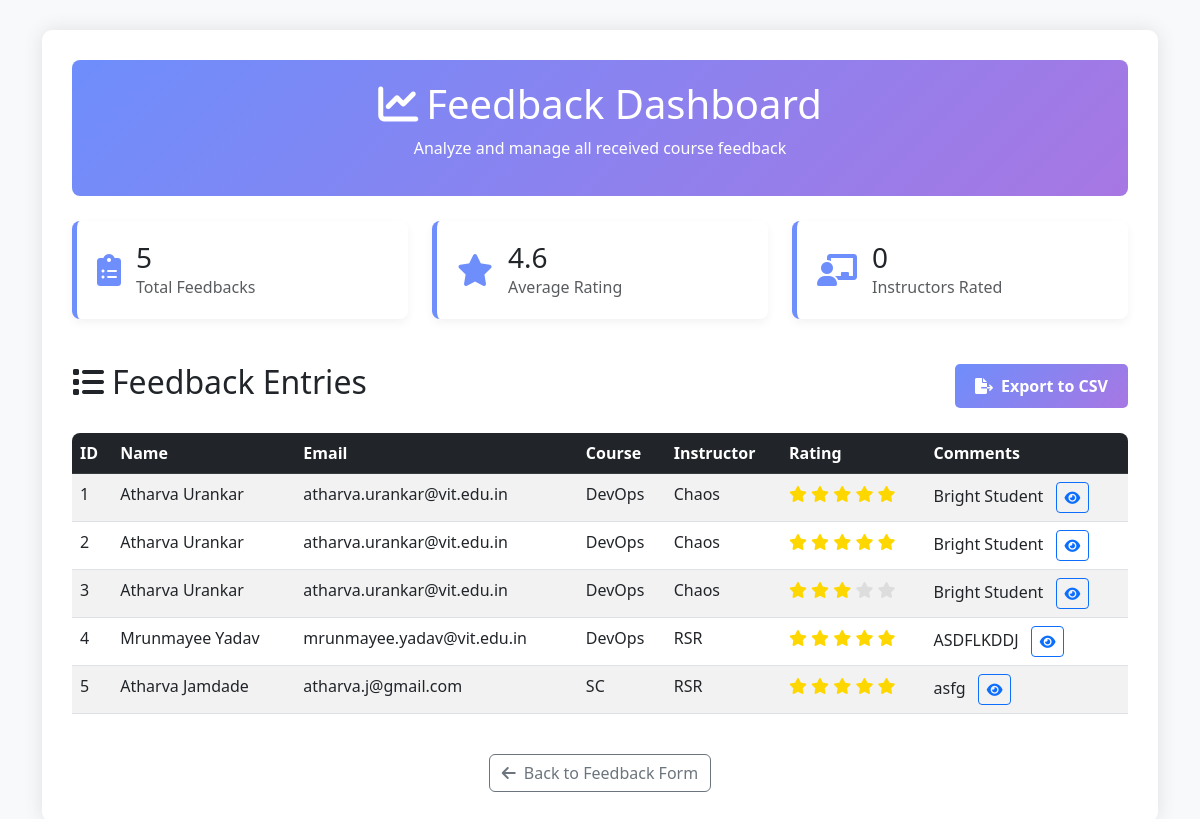
Page /dashboard on the earlier database version.
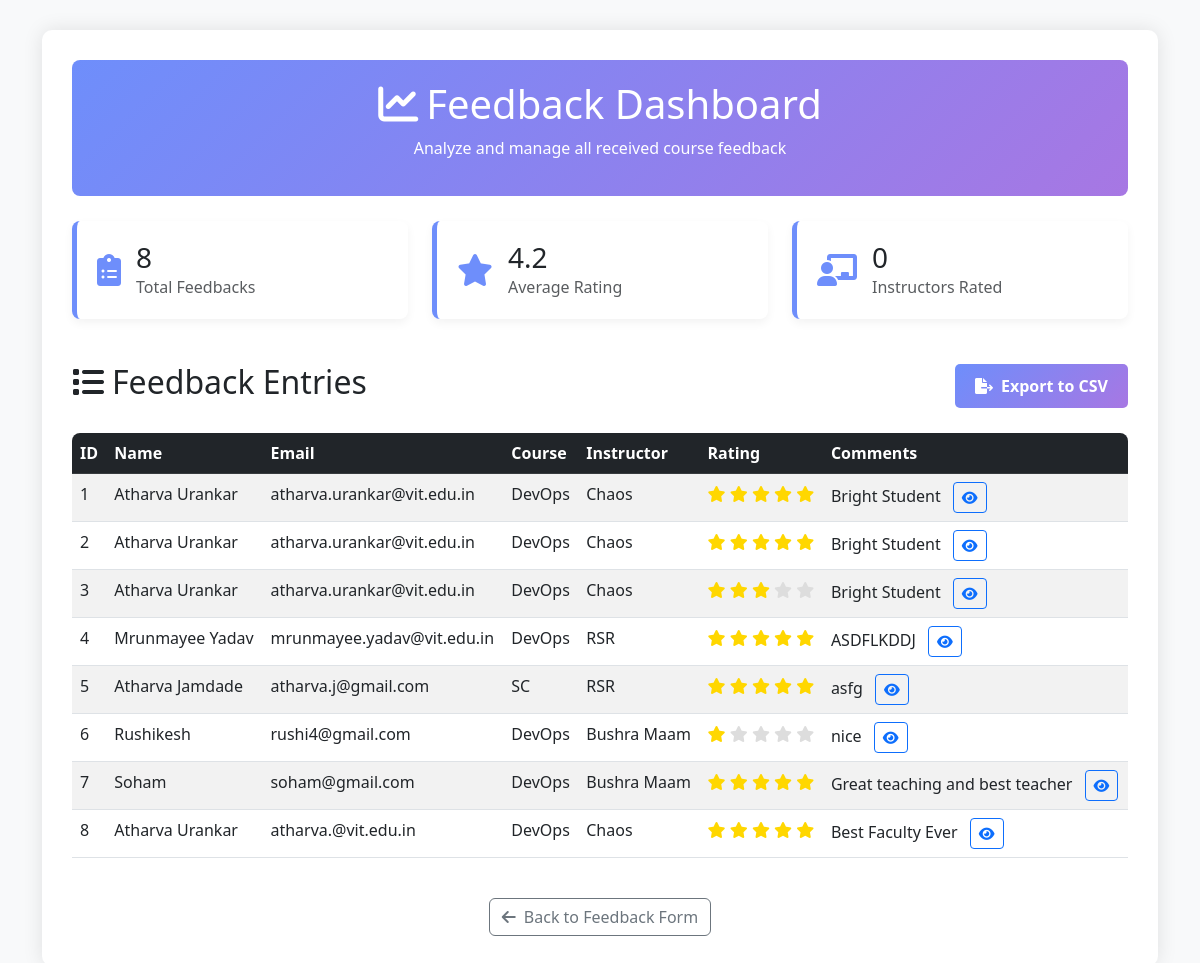
Same page on the later database version.
### tables this page shows
CREATE TABLE feedback (
                        id INTEGER PRIMARY KEY AUTOINCREMENT,
                        name TEXT,
                        email TEXT,
                        course TEXT,
                        instructor TEXT,
                        rating INTEGER,
                        comments TEXT
                    );

### app.py (the view)
@app.route('/dashboard')
def dashboard():
    conn = sqlite3.connect('feedback.db')
    cursor = conn.cursor()
    cursor.execute("SELECT * FROM feedback")
    feedbacks = cursor.fetchall()
    conn.close()
    return render_template('dashboard.html', feedbacks=feedbacks)

### templates/dashboard.html (shortened to what this page needs)
<!DOCTYPE html>
<html lang="en">
<head>
    <link href="https://cdn.jsdelivr.net/npm/bootstrap@5.3.0/dist/css/bootstrap.min.css" rel="stylesheet">
    <link href="https://cdnjs.cloudflare.com/ajax/libs/font-awesome/6.0.0/css/all.min.css" rel="stylesheet">
    <link href="https://cdn.datatables.net/1.11.5/css/dataTables.bootstrap5.min.css" rel="stylesheet">
</head>
<body>
    <div class="container">
        <div class="dashboard-container">
            <div class="header">
                <h1><i class="fas fa-chart-line me-2"></i>Feedback Dashboard</h1>
                <p>Analyze and manage all received course feedback</p>
            </div>
            <div class="row mb-4">
                <div class="col-md-4">
                    <div class="stats-card">
                        <div class="d-flex align-items-center">
                            <div class="stats-icon">
                                <i class="fas fa-clipboard-list"></i>
                            </div>
                            <div>
                                <h3 class="mb-0">{{ feedbacks|length }}</h3>
                                <p class="text-muted mb-0">Total Feedbacks</p>
                            </div>
                        </div>
                    </div>
                </div>
                <div class="col-md-4">
                    <div class="stats-card">
                        <div class="d-flex align-items-center">
                            <div class="stats-icon">
                                <i class="fas fa-star"></i>
                            </div>
                            <div>
                                <h3 class="mb-0">
                                    {% set total = namespace(value=0) %}
                                    {% for feedback in feedbacks %}
                                        {% set total.value = total.value + feedback[5]|int %}
                                    {% endfor %}
                                    {% if feedbacks|length > 0 %}
                                        {{ "%.1f"|format(total.value / feedbacks|length) }}
                                    {% else %}
                                        0
                                    {% endif %}
                                </h3>
                                <p class="text-muted mb-0">Average Rating</p>
                            </div>
                        </div>
                    </div>
                </div>
                <div class="col-md-4">
                    <div class="stats-card">
                        <div class="d-flex align-items-center">
                            <div class="stats-icon">
                                <i class="fas fa-chalkboard-teacher"></i>
                            </div>
                            <div>
                                <h3 class="mb-0">
                                    {% set instructors = [] %}
                                    {% for feedback in feedbacks %}
                                        {% if feedback[4] not in instructors %}
                                            {% set instructors = instructors + [feedback[4]] %}
                                        {% endif %}
                                    {% endfor %}
                                    {{ instructors|length }}
                                </h3>
                                <p class="text-muted mb-0">Instructors Rated</p>
                            </div>
                        </div>
                    </div>
                </div>
            </div>
            <div class="d-flex justify-content-between align-items-center mb-4">
                <h2><i class="fas fa-list me-2"></i>Feedback Entries</h2>
                <a href="/export" class="btn btn-export" role="button" aria-label="Export to CSV">
                    <i class="fas fa-file-export me-2"></i>Export to CSV
                </a>
            </div>
            <div class="table-responsive">
                <table id="feedbackTable" class="table table-striped table-hover">
                    <thead class="table-dark">
                        <tr>
                            <th>ID</th>
                            <th>Name</th>
                            <th>Email</th>
                            <th>Course</th>
                            <th>Instructor</th>
                            <th>Rating</th>
                            <th>Comments</th>
                        </tr>
                    </thead>
                    <tbody>
                        {% for feedback in feedbacks %}
                            <tr>
                                <td>{{ feedback[0] }}</td>
                                <td>{{ feedback[1] }}</td>
                                <td>{{ feedback[2] }}</td>
                                <td>{{ feedback[3] }}</td>
                                <td>{{ feedback[4] }}</td>
                                <td>
                                    <div class="rating-stars">
                                        {% for i in range(1, 6) %}
                                            {% if i <= feedback[5]|int %}
                                                <i class="fas fa-star"></i>
                                            {% else %}
                                                <i class="fas fa-star empty-star"></i>
                                            {% endif %}
                                        {% endfor %}
                                    </div>
                                </td>
                                <td>
                                    <span class="comment-text" title="{{ feedback[6] }}">{{ feedback[6] }}</span>
                                    <button type="button" class="btn btn-sm btn-outline-primary ms-2" data-bs-toggle="modal" data-bs-target="#commentModal{{ feedback[0] }}" aria-label="View comment">
                                        <i class="fas fa-eye"></i>
                                    </button>
                                </td>
                            </tr>
                        {% endfor %}
                    </tbody>
                </table>
            </div>
            <div class="mt-4 text-center">
                <a href="/" class="btn btn-outline-secondary" role="button" aria-label="Back to feedback form">
                    <i class="fas fa-arrow-left me-2"></i>Back to Feedback Form
                </a>
            </div>
        </div>
    </div>
</body>
</html>

### templates/dashboard.html (style rules this page uses)
body { background-color: #f8f9fa; font-family: 'Segoe UI', Tahoma, Geneva, Verdana, sans-serif; }
.dashboard-container { background-color: white; border-radius: 10px; box-shadow: 0 0 20px rgba(0, 0, 0, 0.1); padding: 30px; margin-top: 30px; margin-bottom: 30px; }
.header { background: linear-gradient(135deg, #6e8efb, #a777e3); color: white; border-radius: 8px; padding: 20px; margin-bottom: 25px; text-align: center; }
.stats-card { background: white; border-radius: 8px; padding: 20px; margin-bottom: 20px; box-shadow: 0 4px 10px rgba(0, 0, 0, 0.05); transition: all 0.3s ease; border-left: 5px solid #6e8efb; }
.stats-icon { font-size: 2rem; color: #6e8efb; margin-right: 15px; }
.btn-export { background: linear-gradient(135deg, #6e8efb, #a777e3); border: none; color: white; font-weight: 600; padding: 10px 20px; border-radius: 5px; transition: all 0.3s ease; }
.rating-stars { color: #ffd700; }
.empty-star { color: #ddd; }
.table-responsive { border-radius: 8px; overflow: hidden; }
.comment-text { max-width: 300px; white-space: nowrap; overflow: hidden; text-overflow: ellipsis; }

Differences in the rows shown:
added feedback: id "6", name "Rushikesh", email "rushi4@gmail.com", course "DevOps", instructor "Bushra Maam", rating 1 (drawn), comments "nice"
added feedback: id "7", name "Soham", email "soham@gmail.com", course "DevOps", instructor "Bushra Maam", rating 5 (drawn), comments "Great teaching and best teacher"
added feedback: id "8", name "Atharva Urankar", email "atharva.@vit.edu.in", course "DevOps", instructor "Chaos", rating 5 (drawn), comments "Best Faculty Ever"
Other differences:
{{ feedbacks|length }}: "5" → "8"
{{ "%.1f"|format(total.value / feedbacks|length) }}: "4.6" → "4.2"
